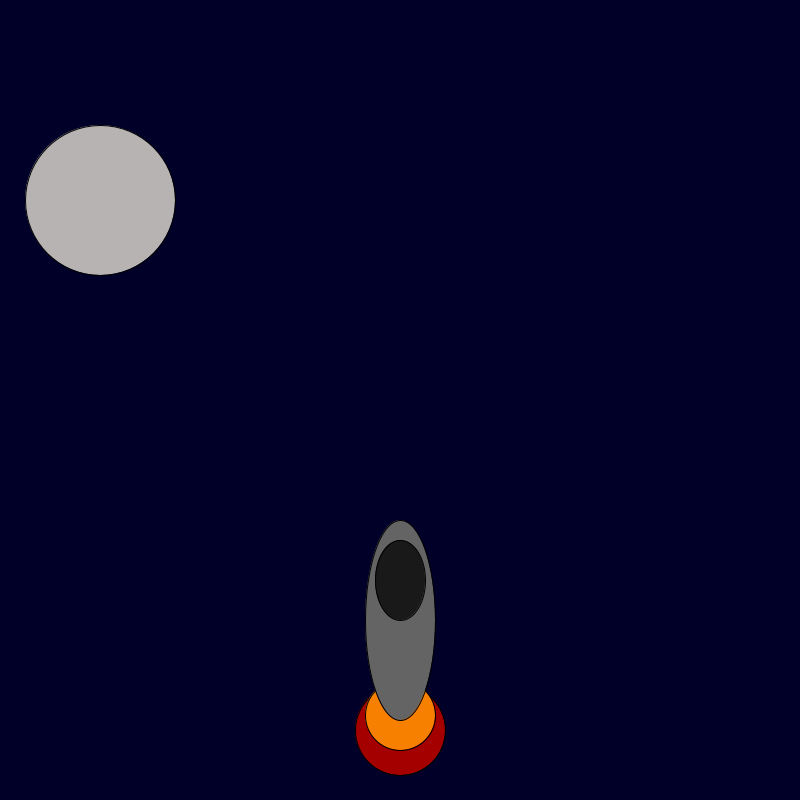
Frame 1 (no input)
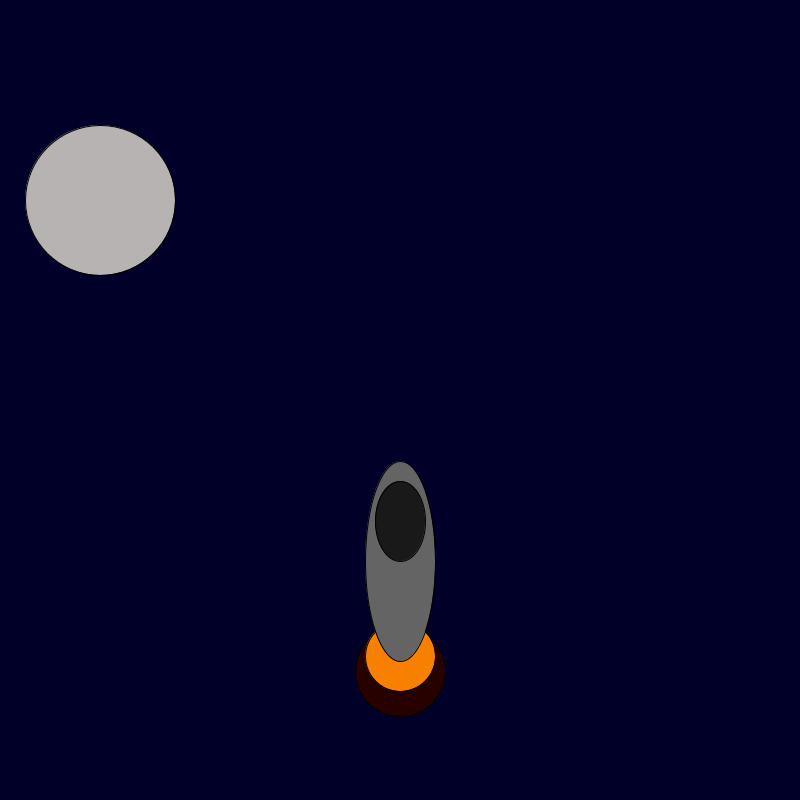
Frame 60 (the mouse pressed at the canvas centre just before this capture)
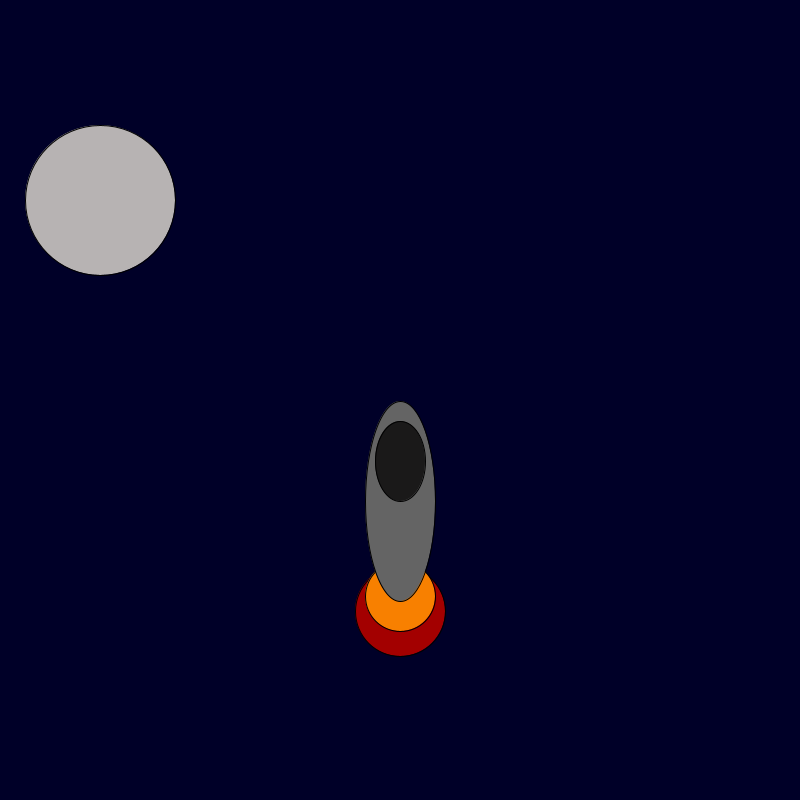
Frame 120 (the mouse held since frame 60 and released just before this capture)

The Processing sketch that drew these frames (run headless with seeded random() and noise(); from frame 60 on, the mouse is pressed at the canvas centre):

// Processing sketch: rocket_ship
// ── rocket_ship.pde
int x = 400; 
int y = 600; 

void setup() {
frameRate(60);
 background(0, 0, 40); size(800, 800);

}

void draw() {
background(0, 0, 40); size(800, 800);
    fill(random(255), 0, 0);
    ellipse(x, y + 130, 90, 90);
    fill(248, 128, 0);
    ellipse(x, y + 115, 70, 70);
    fill(255, 153, 0);
    ellipse(x, y + 95, 35, 35);
    fill(100, 100, 100);
    ellipse(x,y+20,70,200);
    fill(#1A1919);
    ellipse(x,y-20,50,80);
    fill(#B7B3B3);
    ellipse(100,200,150,150);
    y  --;
    if (y < 0){
      y = 800;
}
}
